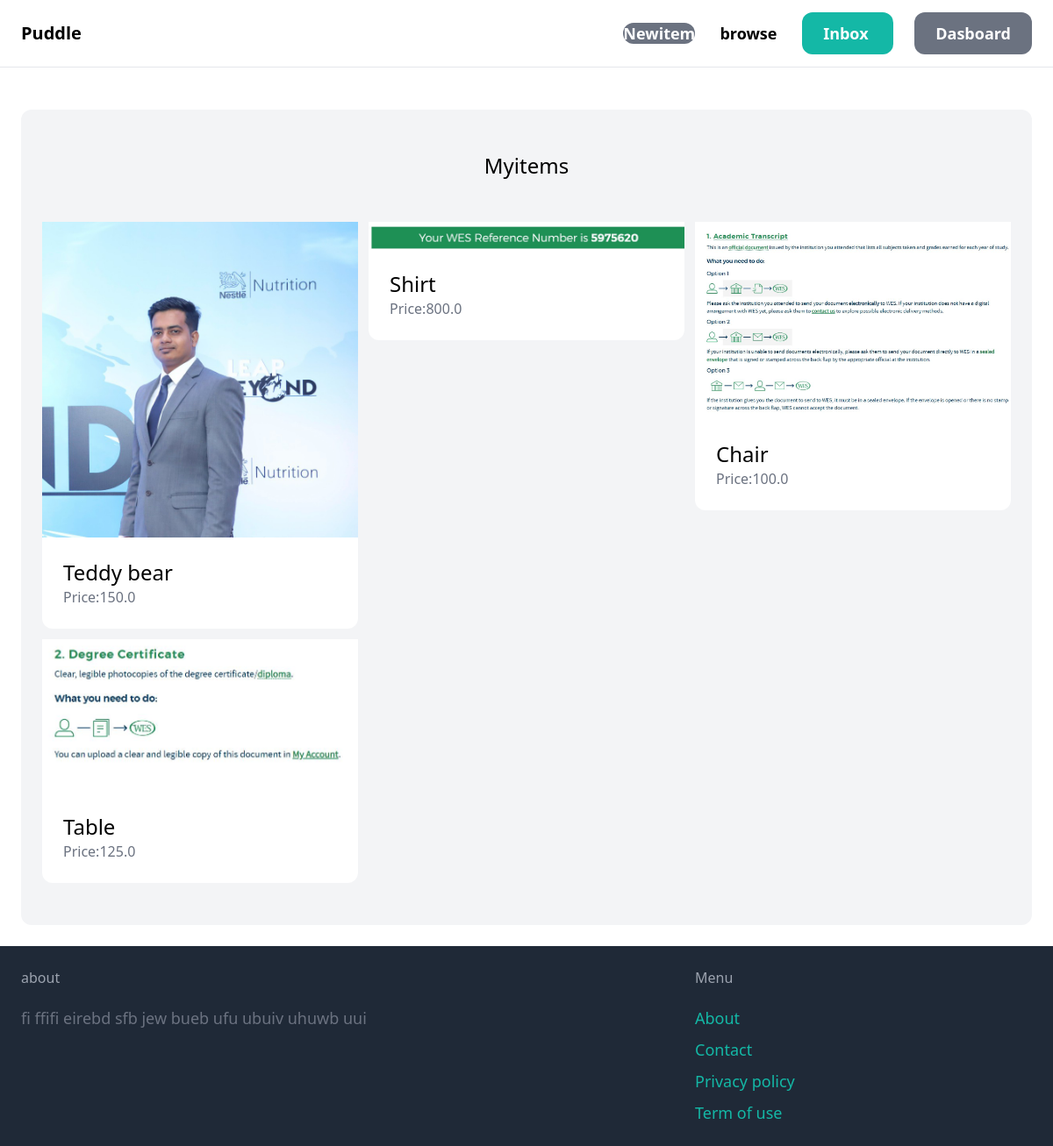
Before: /dashboard/ (signed in) with the older database file.
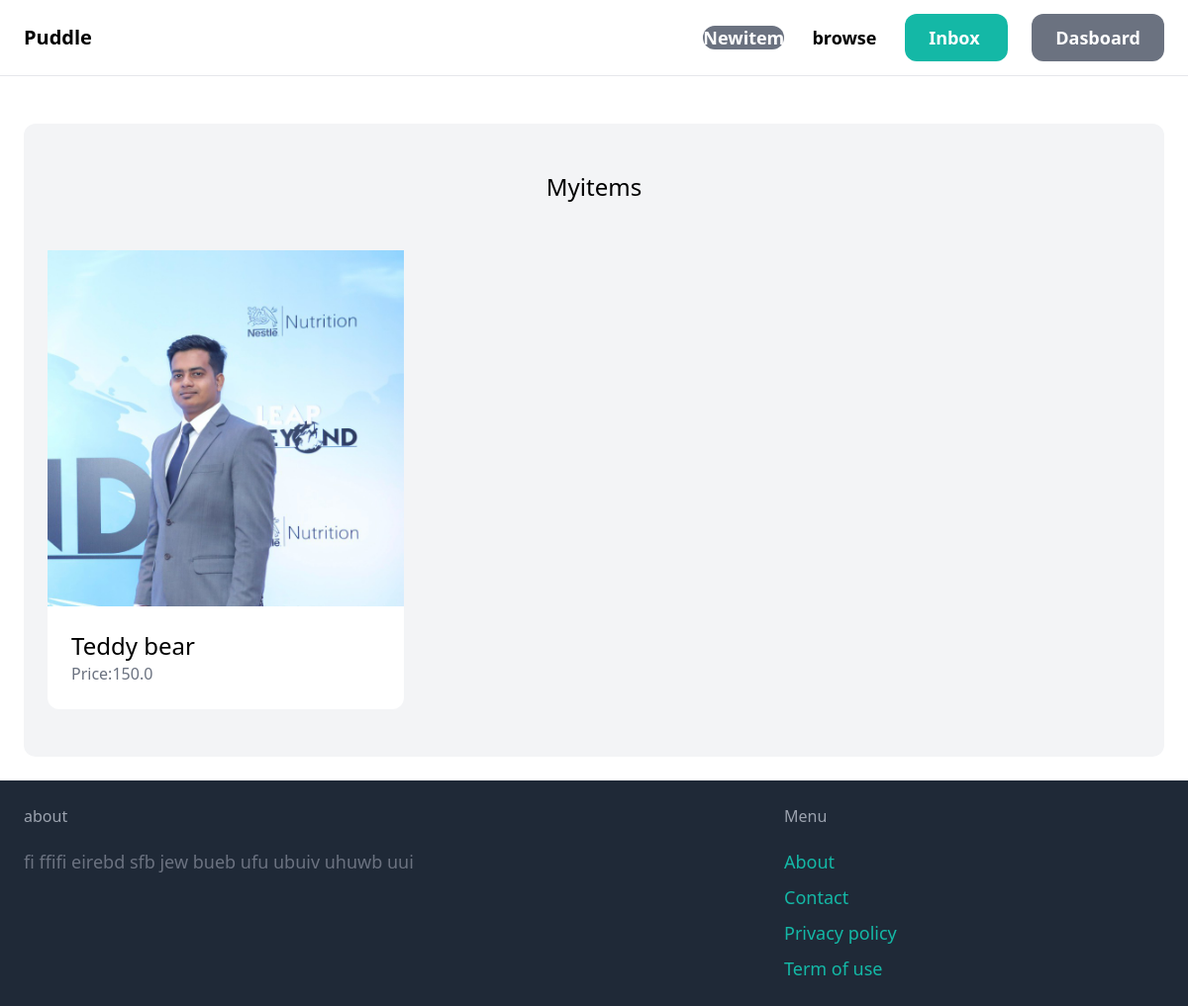
After: the same page with the newer database file.
### item/models.py (models this page shows, shortened)
class Item(models.Model):
    category =models.ForeignKey(Category ,related_name='items' ,on_delete=models.CASCADE)
    name = models.CharField(max_length=255)
    description=models.TextField(blank=True, null=True)
    price=models.FloatField()
    image =models.ImageField(upload_to='item_images', blank=True , null=True)
    is_sold=models.BooleanField(default=False)
    created_by=models.ForeignKey(User ,related_name='items' , on_delete=models.CASCADE)
    created_at=models.DateTimeField(auto_now_add=True)

### dashboard/views.py (the view)
# urls.py: path('',views.index ,name='index'),
@login_required
def index(request):
    items =Item.objects.filter(created_by=request.user)
    return render(request,'dashboard/index.html',{
        'items':items,
            })

### dashboard/templates/dashboard/index.html (shortened to what this page needs)
{%extends 'core/base.html' %}
{%block content%}
<div class ="mt-6 px-6 py-12 bg-gray-100 rounded-xl">
       <h2 class="mb-12 text-2xl text-center">Myitems</h2>
 <div class="grid grid-cols-3 gap-3">
       {% for item in items %}
       <div>
              <a href="{% url 'item:detail' item.id %}">
                     <div>
                            {% if item.image %}
                            <img src="{{item.image.url}}" class=" rouned-t-xl">
                         {% else %}
                             <h1> no image</h1>
                         {% endif %}
                     </div>
                     <div class="p-6 bg-white rounded-b-xl">
                            <h2 class="text-2xl" >{{ item.name }}</h2>
                            <p class="text-gray-500" >Price:{{ item.price }}</p>
                     </div>
              </a>
       </div>
       {% endfor %}
 </div>
</div>
{% endblock %}

Changed rows visible on the page:
removed Item: image (picture), name "Shirt", price "800.0"
removed Item: image (picture), name "Chair", price "100.0"
removed Item: image (picture), name "Table", price "125.0"
